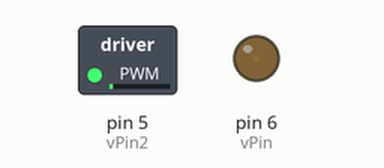
Recording of a sketch running on a simulated Arduino Uno, built with avr-gcc and run on an emulated ATmega328P. Shown: switched loads named in the sketch (green lamp = pin HIGH), output pins drawn as LEDs (lit = HIGH).

Above: at 0.05 s.
At 4.0 s:
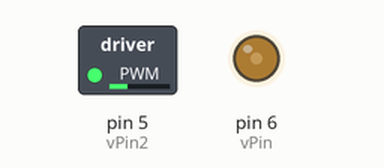
Timing chart, 0 to 5.2 s (numbered marks = the images above):
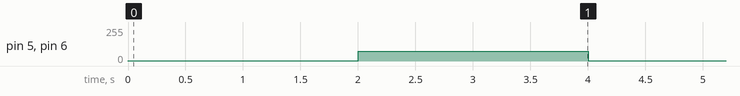

Measured:
- by itself, pin 5 (vPin2), pin 6 (vPin): alternates 75/255 for 2.0 s and 1/255 for 2.0 s

The sketch:

vibrateOnly.ino
```cpp
/*
 *
 */

bool debugMessage = false; // debugging message
int vPin = 6; // set vibrate pin
int vPin2 = 5;
int ramp[153];

void setup() {

  Serial.begin(9600);
  pinMode(vPin, OUTPUT);
  pinMode(vPin2, OUTPUT);

}

// duty_cycle = motor_volt/power_volt
// using 3V motor and 5V power
// 1.5/5 => max = 76 => 30% duty cycle

void loop() {

  analogWrite(vPin, 1);
  analogWrite(vPin2, 1);
  delay(2000);
  analogWrite(vPin, 75);
  analogWrite(vPin2, 75);
  delay(2000);

//  analogWrite(vPin, 0);
//  analogWrite(vPin, LOW);
//  delay(1000);


//  int x;
//  for(x=0; x<255; x++) {
//    analogWrite(6, x);
//  }
//  analogWrite(6, 0);
//  delay(2000);


//  for(int x=0; x<154; x++) {
//    int y = ramp[x];
//    analogWrite(vPin, y);
//  }
//  analogWrite(vPin, 0);
//  delay(2000);

}


void back(int intensity) {
  // TODO
}

void shoulder(int intensity) {
  // TODO
}

void pocket(int intensity) {
  // TODO
}
```
